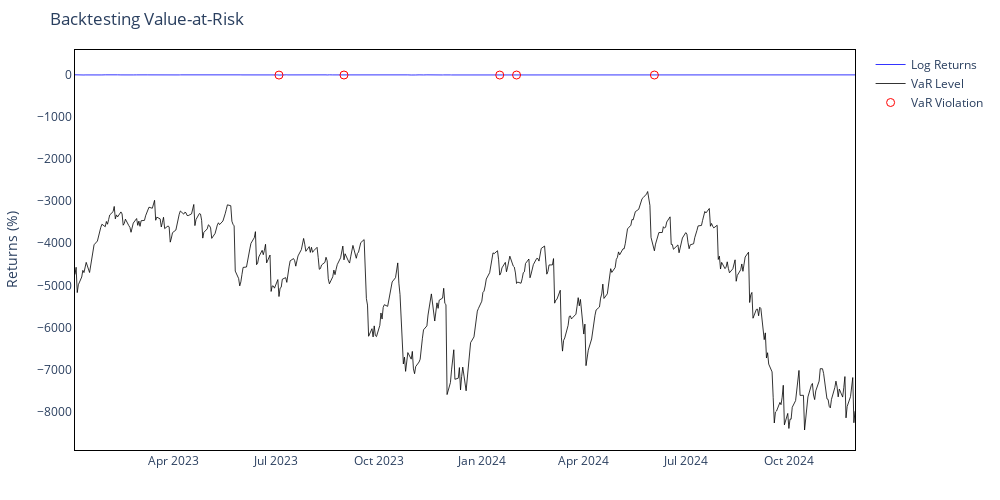
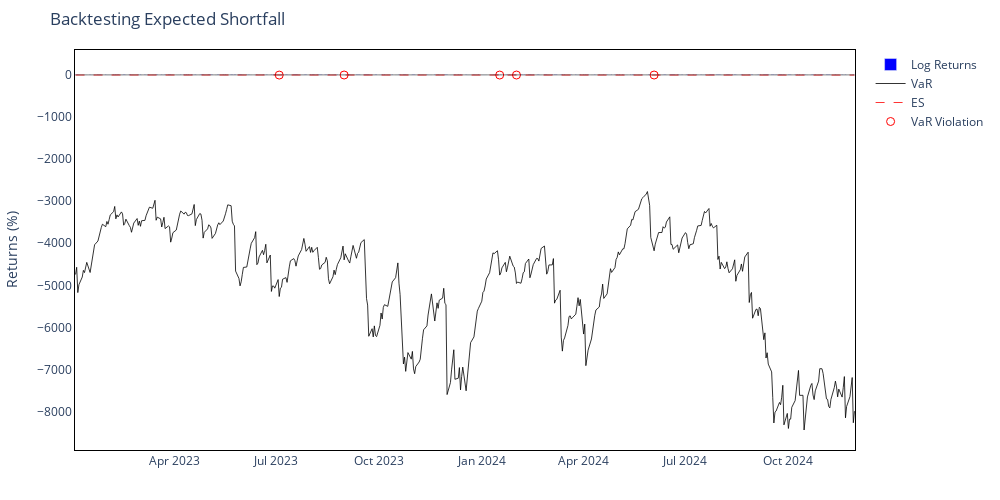

Notebook source saved alongside these figures, in order:
### Markdown cell above
### Plots and ES (PROBLEM)

### Code cell
import plotly.graph_objects as go

# Step 1: Compute empirical VaR
vec_results, vec_next_var = CM.var_riskmetrics_empirical(x_matrix_simulated, confidence_level=0.99)

# Step 2: Compute ES based on empirical innovations
vec_results = ES.compute_expected_shortfall_volatility(vec_results, confidence_level=0.99)

# Step 3: Plot VaR backtesting
fig_var = IP.interactive_plot_var(vec_results)
fig_var.show()

# Step 4: Plot ES backtesting
fig_es = IP.interactive_plot_es(vec_results)
fig_es.show()

### Figure 1 — Plotly figure (JSON) as saved in the notebook; plotly's stock layout.template omitted (floating-point values rounded to 4 significant figures; data arrays with more than 128 entries replaced by an {"elided": "..."} marker saying what was removed)
{"data": [{"hovertemplate": "Date: %{x}<br>Return: %{y:.2f}%", "line": {"color": "blue", "width": 0.8}, "mode": "lines", "name": "Log Returns", "type": "scatter", "x": {"elided": "499 str values"}, "y": {"elided": "499 float values"}}, {"customdata": {"elided": "499 float values"}, "hovertemplate": "Date: %{x}<br>VaR: %{customdata:.2f}%", "line": {"color": "black", "width": 0.8}, "mode": "lines", "name": "VaR Level", "type": "scatter", "x": {"elided": "499 str values"}, "y": {"elided": "499 float values"}}, {"hovertemplate": "Date: %{x}<br>Return: %{y:.2f}%", "marker": {"color": "red", "size": 8, "symbol": "circle-open"}, "mode": "markers", "name": "VaR Violation", "type": "scatter", "x": ["2023-07-04T00:00:00", "2023-08-31T00:00:00", "2024-01-17T00:00:00", "2024-02-01T00:00:00", "2024-06-03T00:00:00"], "y": [-4.46, -2.817, -3.716, -3.343, -3.178]}], "layout": {"height": 500, "hovermode": "x unified", "margin": {"b": 50, "l": 60, "r": 60, "t": 50}, "paper_bgcolor": "white", "plot_bgcolor": "white", "title": {"text": "Backtesting Value-at-Risk"}, "width": 1000, "xaxis": {"linecolor": "black", "linewidth": 1, "mirror": true, "showline": true}, "yaxis": {"linecolor": "black", "linewidth": 1, "mirror": true, "showline": true, "title": {"text": "Returns (%)"}}}}

### Figure 2 — Plotly figure (JSON) as saved in the notebook; plotly's stock layout.template omitted (floating-point values rounded to 4 significant figures; data arrays with more than 128 entries replaced by an {"elided": "..."} marker saying what was removed)
{"data": [{"hovertemplate": "Date: %{x}<br>Return: %{y:.2f}%", "marker": {"color": "blue"}, "name": "Log Returns", "type": "bar", "x": {"elided": "499 str values"}, "y": {"elided": "499 float values"}}, {"customdata": {"elided": "499 float values"}, "hovertemplate": "Date: %{x}<br>VaR: %{customdata:.2f}%", "line": {"color": "black", "width": 0.8}, "mode": "lines", "name": "VaR", "type": "scatter", "x": {"elided": "499 str values"}, "y": {"elided": "499 float values"}}, {"customdata": {"elided": "499 float values"}, "hovertemplate": "Date: %{x}<br>ES: %{customdata:.2f}%", "line": {"color": "red", "dash": "dash", "width": 0.8}, "mode": "lines", "name": "ES", "type": "scatter", "x": {"elided": "499 str values"}, "y": {"elided": "499 float values"}}, {"hovertemplate": "Date: %{x}<br>Return: %{y:.2f}%", "marker": {"color": "red", "size": 8, "symbol": "circle-open"}, "mode": "markers", "name": "VaR Violation", "type": "scatter", "x": ["2023-07-04T00:00:00", "2023-08-31T00:00:00", "2024-01-17T00:00:00", "2024-02-01T00:00:00", "2024-06-03T00:00:00"], "y": [-4.46, -2.817, -3.716, -3.343, -3.178]}], "layout": {"barmode": "overlay", "height": 500, "hovermode": "x unified", "margin": {"b": 50, "l": 60, "r": 60, "t": 50}, "paper_bgcolor": "white", "plot_bgcolor": "white", "shapes": [{"line": {"color": "black", "width": 0.5}, "type": "line", "x0": "2023-01-03T00:00:00", "x1": "2024-11-29T00:00:00", "xref": "x", "y0": 0, "y1": 0, "yref": "y"}], "title": {"text": "Backtesting Expected Shortfall"}, "width": 1000, "xaxis": {"linecolor": "black", "linewidth": 1, "mirror": true, "showline": true}, "yaxis": {"linecolor": "black", "linewidth": 1, "mirror": true, "showline": true, "title": {"text": "Returns (%)"}}}}
